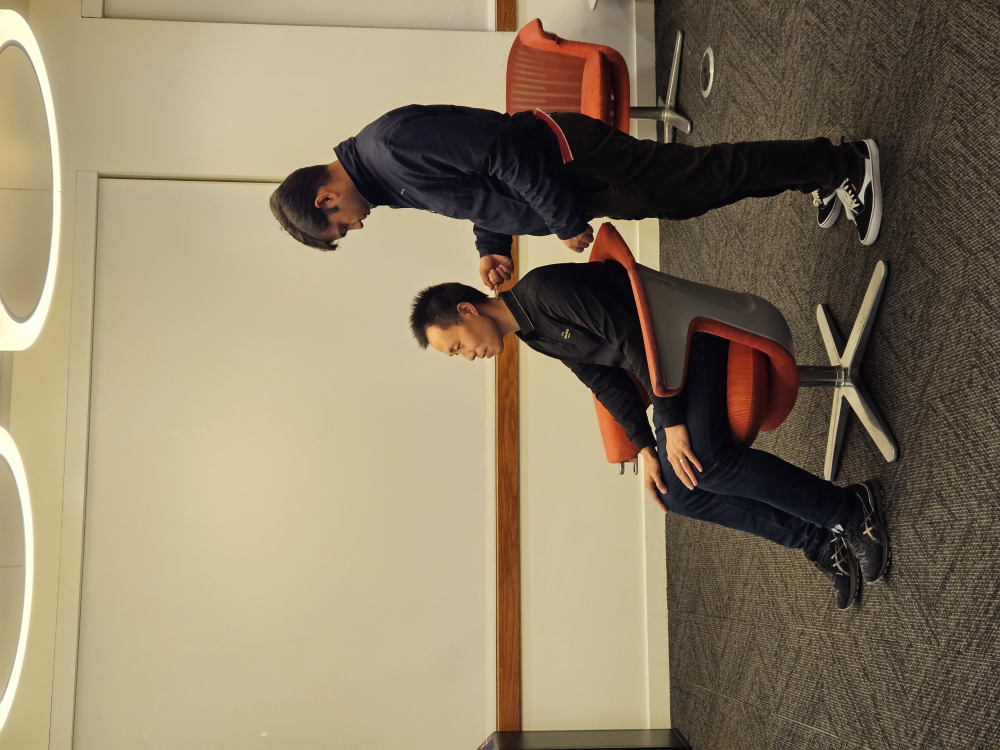
#> input picture storybook/template/8.jpg, 4000 x 3000 px, found by its file name (shown at 1/4 size)
$ python template_single.py
#> lines starting #> are read from the running program, lines starting #| are printed output that depends on the picture; after the words box and inside, x2 and y2 are one past the last pixel; in counts of white or black regions, pixels touching at a corner belong together
import cv2
from PIL import Image as pili, ImageDraw as pild, ImageFont as pilf
import numpy as np
import textwrap


def imgcompress_mem(img, k):
    width = int(img.shape[1] / k)
    height = int(img.shape[0] / k)
    return cv2.resize(img, (width, height), interpolation=cv2.INTER_AREA)


def cartoonize(input_path):
    img = cv2.imread(input_path, cv2.IMREAD_UNCHANGED)
    img = cv2.bilateralFilter(img, 9, 75, 75)
    gray = cv2.cvtColor(img, cv2.COLOR_BGR2GRAY)
    gray_blur = cv2.medianBlur(gray, 17)
    bigedges = cv2.adaptiveThreshold(
        gray_blur, 255, cv2.ADAPTIVE_THRESH_MEAN_C, cv2.THRESH_BINARY, 23, 5
    )
    cartoon = cv2.bitwise_and(img, img, mask=bigedges)
    return cartoon


def wrap_text(text, font, max_width):
    """
    Wrap the text to fit within the specified width.
    """
    wrapped_text = []
    for line in text.split("\n"):
        wrapped_text.extend(
            textwrap.wrap(line, width=max_width, replace_whitespace=False)
        )
    return wrapped_text


def add_text_to_image(img, text, k, font_path):
    font_size_mapping = {16: 24, 14: 18, 12: 18, 8: 20}
    font_size = font_size_mapping.get(k, 82)
    img_pil = pili.fromarray(cv2.cvtColor(img, cv2.COLOR_BGR2RGB))
    draw = pild.Draw(img_pil)
    myfont = pilf.truetype(font_path, font_size)

    # Wrap the text based on the image width and font size
    max_line_length = int(img_pil.width / (font_size / 2))
    wrapped_text_lines = wrap_text(text, myfont, max_line_length)

    # Calculate total height of the wrapped text
    total_text_height = (
        len(wrapped_text_lines) * font_size
        + (len(wrapped_text_lines) - 1) * font_size * 0.2
    )  # adding 20% spacing between lines

    # Start drawing from the bottom of the image, offset by total text height plus some extra padding
    y = (
        img_pil.height - total_text_height - font_size * 0.5
    )  # added half the font size as extra padding

    # Draw each line of the wrapped text
    for line in wrapped_text_lines:
        bbox = draw.textbbox((0, 0), line, font=myfont)
        width = bbox[2] - bbox[0]
        height = bbox[3] - bbox[1]
        x = (img_pil.width - width) / 2
        draw.text(
            (x, y), line, fill="white", font=myfont, stroke_width=1, stroke_fill="black"
        )
        y += height + font_size * 0.2  # adding 20% spacing between lines

    return cv2.cvtColor(np.array(img_pil), cv2.COLOR_RGB2BGR)


def cartoonize_compress_and_text(
    input_path,
    output_path,
    k,
    text="",
    font_path="/Users/xingqi/System/Library/Fonts/Helvetica.ttc",
):
    cartoon_img = cartoonize(input_path)
#> in cartoonize, img is the input picture: shape (3000, 4000, 3); mean B, G, R 100.3, 125.2, 139.5
#> in cartoonize, `gray = cv2.cvtColor(img, cv2.COLOR_BGR2GRAY)`:
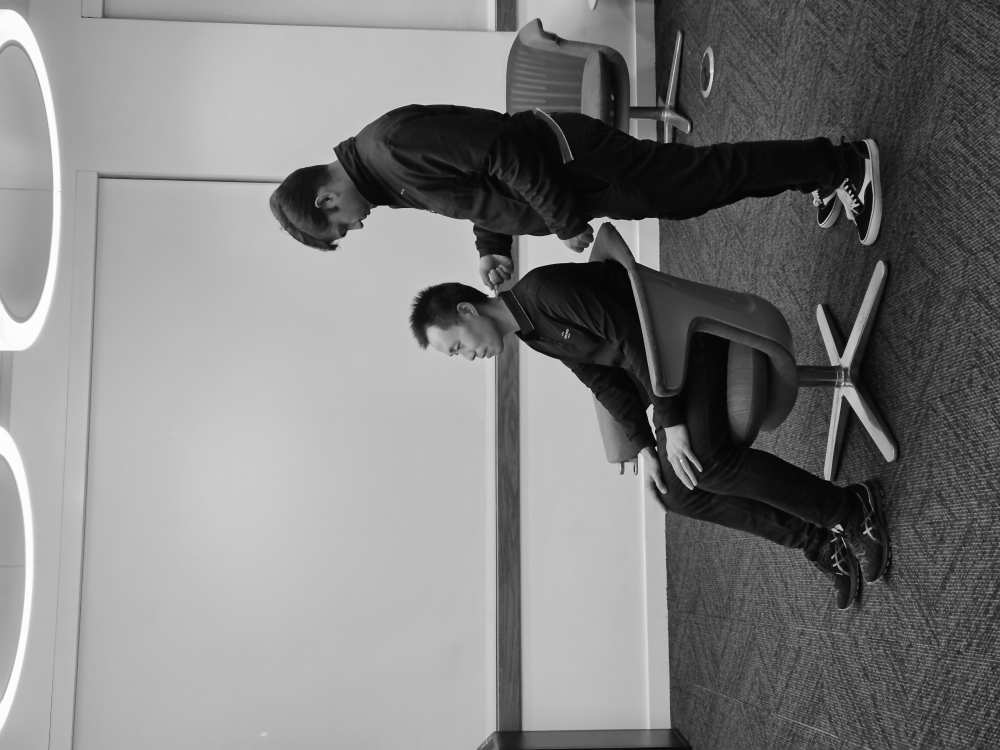
#> gray: shape (3000, 4000) (shown at 1/4 size); min 4, max 254, mean 126.6
#> in cartoonize, `bigedges = cv2.adaptiveThreshold( gray_blur, 255, cv2.ADAPTIVE_THRESH_..`:
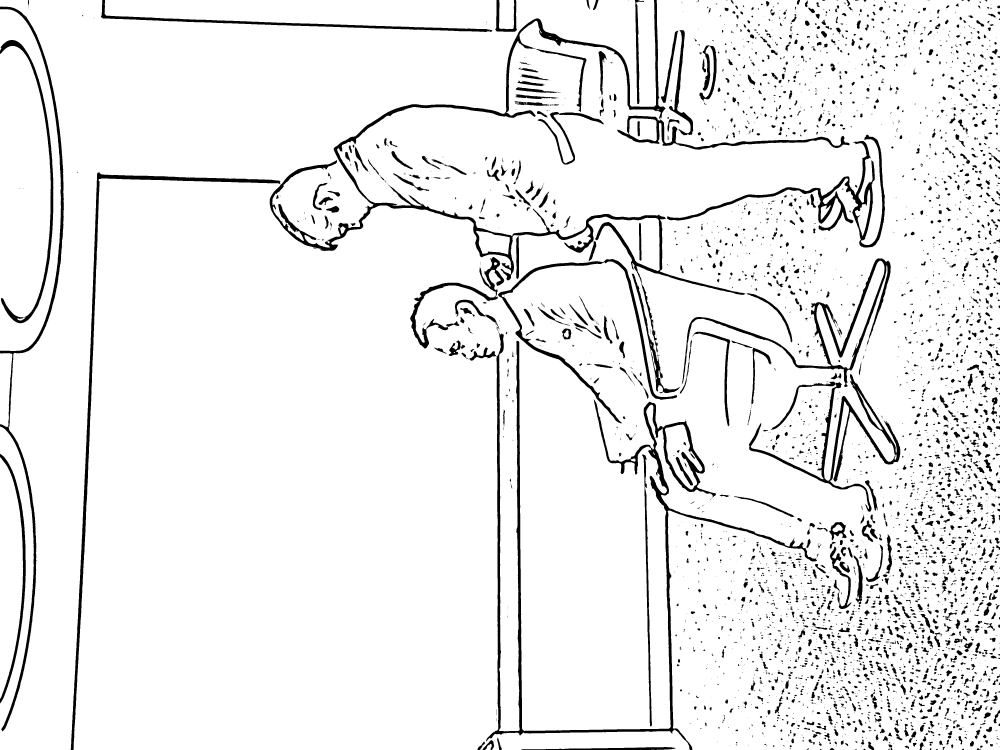
#> bigedges: shape (3000, 4000) (shown at 1/4 size); 93.5% white; 4663 black regions (2460 under 20 px), largest, box (x1, y1, x2, y2) and area: (1079, 0, 2982, 1412) 88445, (1878, 1326, 3268, 3000) 86576, (283, 689, 1122, 3000) 36661
#> in cartoonize, `cartoon = cv2.bitwise_and(img, img, mask=bigedges)`:
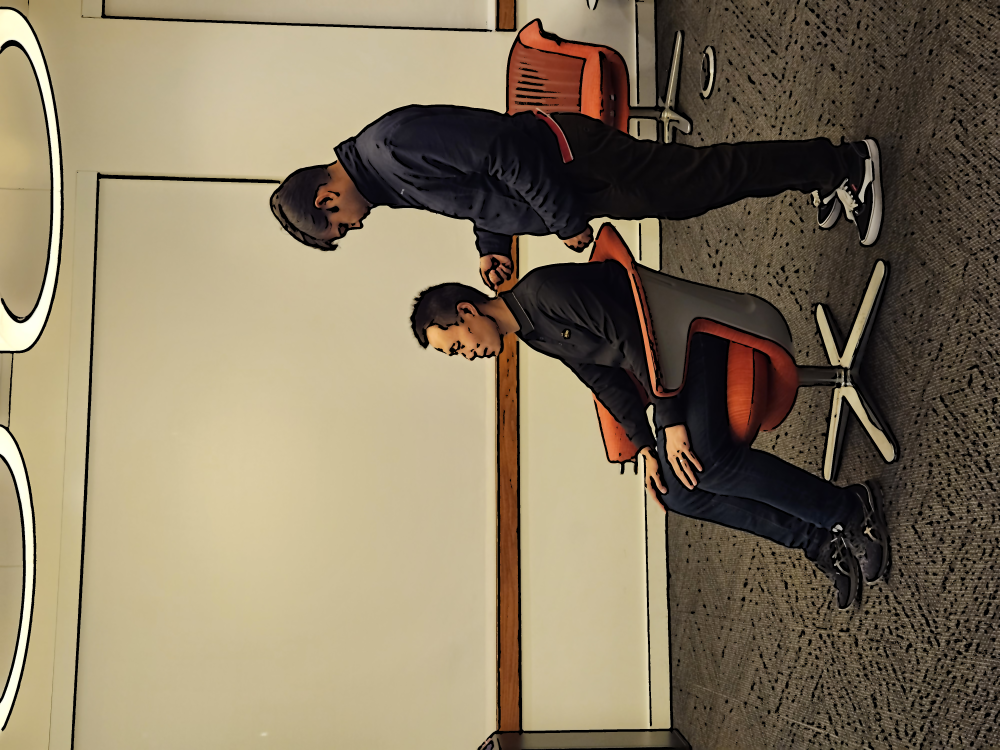
#> cartoon: shape (3000, 4000, 3) (shown at 1/4 size); mean B, G, R 97, 120.9, 134.2
    compressed_cartoon = imgcompress_mem(cartoon_img, k)
#> in imgcompress_mem, `return cv2.resize(img, (width, height), interpolation=cv2.INTER_AREA)`:
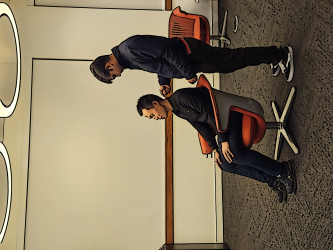
#> returned value: shape (250, 333, 3); mean of channels 0, 1, 2 97, 120.9, 134.2; drawn as B, G, R
    if text:
        compressed_cartoon = add_text_to_image(compressed_cartoon, text, k, font_path)
#> the loop in add_text_to_image, `for line in wrapped_text_lines:` made 3 passes
#> (bbox, width, x, y) on passes 1 to 3: ((0, 3, 307, 21), 307, 13, 201.4), ((0, 3, 321, 21), 321, 6, 223), ((0, 3, 188, 21), 188, 72.5, 244.6)
#> after the loop in add_text_to_image, `for line in wrapped_text_lines:`: y = 244.6
#> in add_text_to_image, `return cv2.cvtColor(np.array(img_pil), cv2.COLOR_RGB2BGR)`:
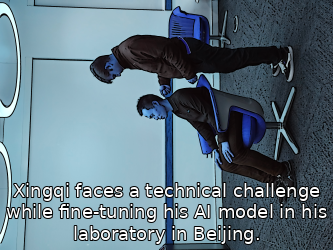
#> returned value: shape (250, 333, 3); mean R, G, B 96.8, 118.1, 130.2
    cv2.imwrite(output_path, compressed_cartoon)


# 使用函数
cartoonize_compress_and_text(
    "storybook/template/8.jpg",
    "storybook/template/output_final2.jpg",
    12,
    "Xingqi faces a technical challenge while fine-tuning his AI model in his laboratory in Beijing.",
    "/Users/xingqi/System/Library/Fonts/Supplemental/Arial.ttf",
)

$ run again, with storybook/template/10.jpg copied over storybook/template/8.jpg
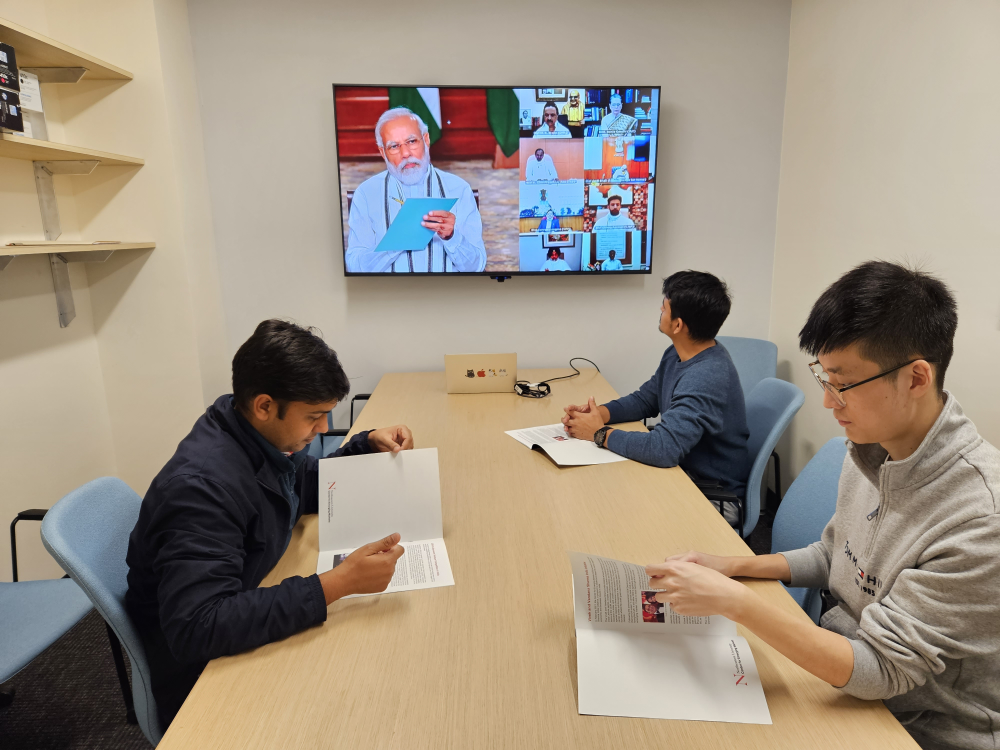
#> input picture storybook/template/10.jpg, 4000 x 3000 px, found by its file name (shown at 1/4 size)
#> in cartoonize, img is the input picture: shape (3000, 4000, 3); mean B, G, R 128.4, 143.1, 155
#> in cartoonize, `bigedges = cv2.adaptiveThreshold( gray_blur, 255, cv2.ADAPTIVE_THRESH_..`:
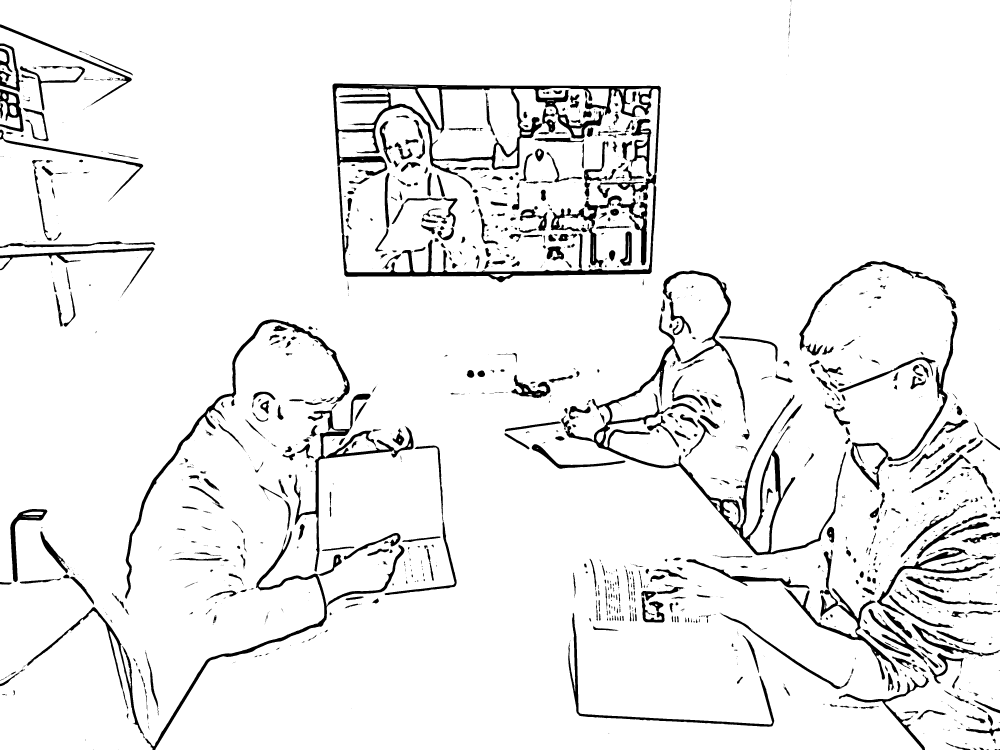
#> bigedges: shape (3000, 4000) (shown at 1/4 size); 93.6% white; 1806 black regions (1026 under 20 px), largest, box (x1, y1, x2, y2) and area: (1330, 334, 2644, 1129) 119643, (2245, 1254, 3385, 2221) 56802, (580, 2124, 1618, 3000) 26138
#> the loop in add_text_to_image, `for line in wrapped_text_lines:` made 3 passes
#> (bbox, width, x, y) on passes 1 to 3: ((0, 3, 307, 21), 307, 13, 201.4), ((0, 3, 321, 21), 321, 6, 223), ((0, 3, 188, 21), 188, 72.5, 244.6)
#> after the loop in add_text_to_image, `for line in wrapped_text_lines:`: y = 244.6
#> in add_text_to_image, `return cv2.cvtColor(np.array(img_pil), cv2.COLOR_RGB2BGR)`:
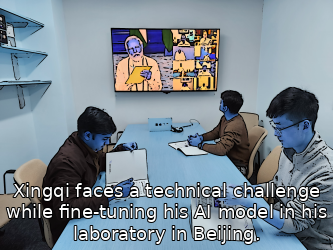
#> returned value: shape (250, 333, 3); mean R, G, B 123.8, 136.7, 146.4

$ run again, with storybook/template/merged_image.png saved as storybook/template/8.jpg
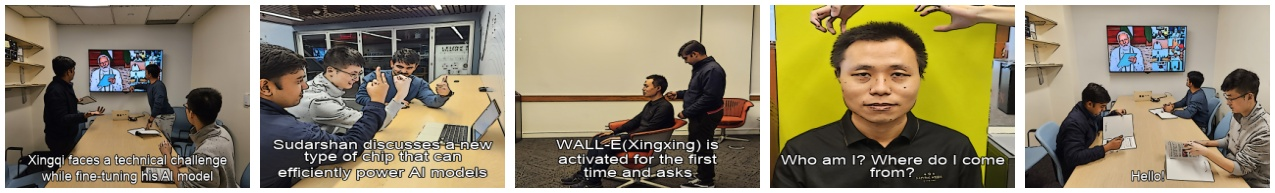
#> input picture storybook/template/merged_image.png, 1275 x 193 px, found by its file name
#> in cartoonize, img is the input picture: shape (193, 1275, 3); mean B, G, R 107.8, 133.5, 143.8
#> in cartoonize, `bigedges = cv2.adaptiveThreshold( gray_blur, 255, cv2.ADAPTIVE_THRESH_..`:
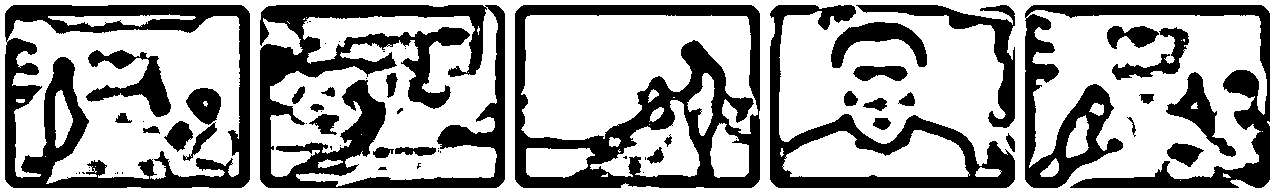
#> bigedges: shape (193, 1275); 64.3% white; 64 black regions (28 under 20 px), largest, box (x1, y1, x2, y2) and area: (260, 5, 505, 188) 19005, (515, 5, 760, 188) 15554, (5, 5, 250, 188) 14772
#> in add_text_to_image, `img_pil = pili.fromarray(cv2.cvtColor(img, cv2.COLOR_BGR2RGB))`:
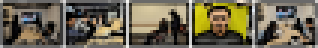
#> img_pil: PIL image 106x16 RGB (shown 3 times larger); mean R, G, B 108.7, 101.9, 81.3
#> the loop in add_text_to_image, `for line in wrapped_text_lines:` made 10 passes
#> (bbox, width, height, x, y) on passes 1 to 8: ((0, 3, 57, 21), 57, 18, 24.5, -183.8), ((0, 3, 64, 17), 64, 14, 21, -166.2), ((0, 3, 82, 17), 82, 14, 12, -148.6), ((0, 3, 87, 21), 87, 18, 9.5, -127), ((0, 3, 93, 17), 93, 14, 6.5, -109.4), ((0, 3, 89, 21), 89, 18, 8.5, -87.8), ((0, 3, 102, 17), 102, 14, 2, -70.2), ((0, 3, 26, 17), 26, 14, 40, -52.6)
#> after the loop in add_text_to_image, `for line in wrapped_text_lines:`: y = -9.4

$ run again, with storybook/template/merged_image2.png saved as storybook/template/8.jpg
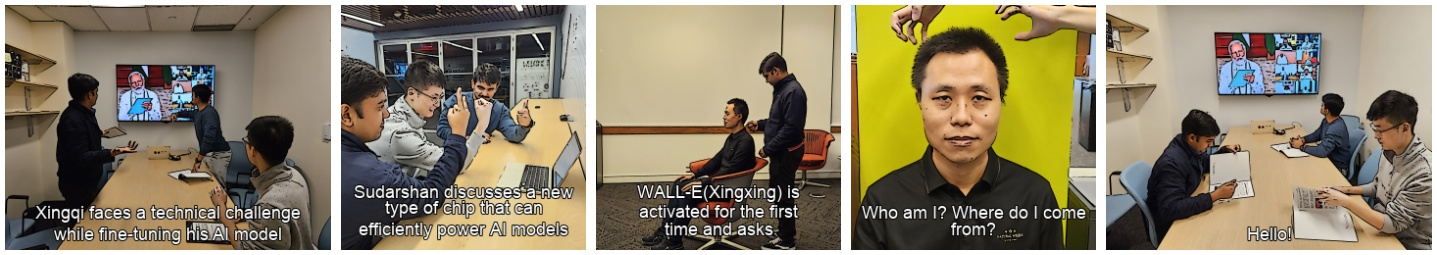
#> input picture storybook/template/merged_image2.png, 1437 x 255 px, found by its file name
#> in cartoonize, img is the input picture: shape (255, 1437, 3); mean B, G, R 106.5, 131.1, 141.5
#> in cartoonize, `bigedges = cv2.adaptiveThreshold( gray_blur, 255, cv2.ADAPTIVE_THRESH_..`:
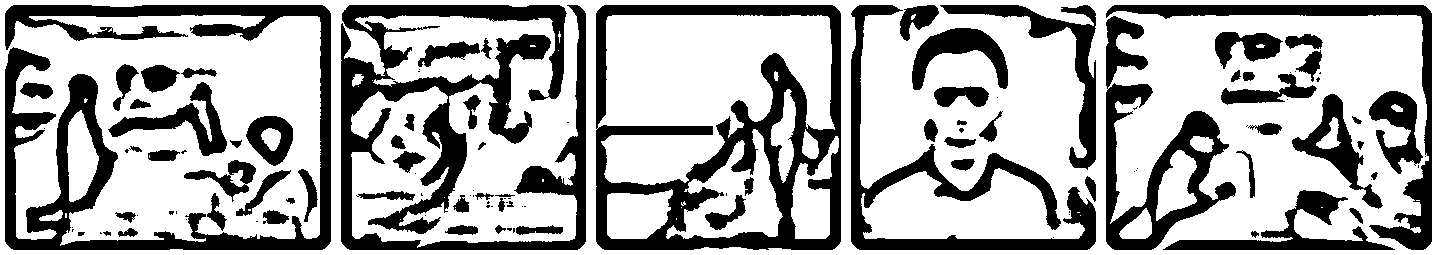
#> bigedges: shape (255, 1437); 66.9% white; 119 black regions (49 under 20 px), largest, box (x1, y1, x2, y2) and area: (341, 5, 586, 250) 22217, (5, 5, 331, 250) 20046, (596, 5, 841, 250) 19582
#> the loop in add_text_to_image, `for line in wrapped_text_lines:` made 8 passes
#> (bbox, width, height, x, y) on passes 1 to 8: ((0, 3, 110, 21), 110, 18, 4.5, -135.6), ((0, 3, 99, 17), 99, 14, 10, -118), ((0, 3, 87, 21), 87, 18, 16, -96.4), ((0, 3, 93, 17), 93, 14, 13, -78.8), ((0, 3, 113, 21), 113, 18, 3, -57.2), ((0, 3, 110, 17), 110, 14, 4.5, -39.6), ((0, 3, 115, 21), 115, 18, 2, -18), ((0, 3, 67, 21), 67, 18, 26, 3.6)
#> after the loop in add_text_to_image, `for line in wrapped_text_lines:`: y = 3.6
#> in add_text_to_image, `return cv2.cvtColor(np.array(img_pil), cv2.COLOR_RGB2BGR)`:
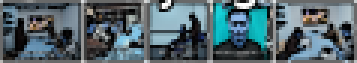
#> returned value: shape (21, 119, 3) (shown 3 times larger); mean R, G, B 83, 102, 109
